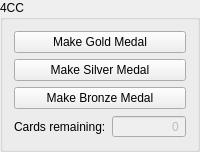
      <widget class="QGroupBox" name="box4CC">
       <property name="title">
        <string>4CC</string>
       </property>
       <layout class="QVBoxLayout" name="verticalLayout_5">
        <item>
         <widget class="QPushButton" name="btnMakeGoldPlayer">
          <property name="text">
           <string>Make Gold Medal</string>
          </property>
         </widget>
        </item>
        <item>
         <widget class="QPushButton" name="btnMakeSilverPlayer">
          <property name="text">
           <string>Make Silver Medal</string>
          </property>
         </widget>
        </item>
        <item>
         <widget class="QPushButton" name="btnMakeBronzePlayer">
          <property name="text">
           <string>Make Bronze Medal</string>
          </property>
         </widget>
        </item>
        <item>
         <layout class="QHBoxLayout" name="layoutCardsRemaining">
          <item>
           <widget class="QLabel" name="lblCardsRemaining">
            <property name="text">
             <string>Cards remaining:</string>
            </property>
           </widget>
          </item>
          <item>
           <widget class="QSpinBox" name="spxRemainingCards">
            <property name="enabled">
             <bool>false</bool>
            </property>
            <property name="alignment">
             <set>Qt::AlignRight|Qt::AlignTrailing|Qt::AlignVCenter</set>
            </property>
            <property name="readOnly">
             <bool>true</bool>
            </property>
            <property name="buttonSymbols">
             <enum>QAbstractSpinBox::NoButtons</enum>
            </property>
            <property name="minimum">
             <number>-99</number>
            </property>
           </widget>
          </item>
         </layout>
        </item>
       </layout>
      </widget>
